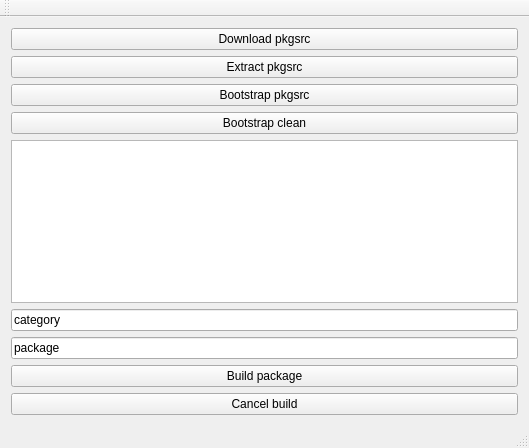
<?xml version="1.0" encoding="UTF-8"?>
<ui version="4.0">
 <class>DracoPKG</class>
 <widget class="QMainWindow" name="DracoPKG">
  <property name="geometry">
   <rect>
    <x>0</x>
    <y>0</y>
    <width>529</width>
    <height>448</height>
   </rect>
  </property>
  <property name="windowTitle">
   <string>DracoPKG</string>
  </property>
  <widget class="QWidget" name="centralWidget">
   <layout class="QVBoxLayout" name="verticalLayout">
    <item>
     <widget class="QPushButton" name="pushButton">
      <property name="text">
       <string>Download pkgsrc</string>
      </property>
     </widget>
    </item>
    <item>
     <widget class="QPushButton" name="pushButton_2">
      <property name="text">
       <string>Extract pkgsrc</string>
      </property>
     </widget>
    </item>
    <item>
     <widget class="QPushButton" name="pushButton_3">
      <property name="text">
       <string>Bootstrap pkgsrc</string>
      </property>
     </widget>
    </item>
    <item>
     <widget class="QPushButton" name="pushButton_6">
      <property name="text">
       <string>Bootstrap clean</string>
      </property>
     </widget>
    </item>
    <item>
     <widget class="QPlainTextEdit" name="plainTextEdit"/>
    </item>
    <item>
     <widget class="QLineEdit" name="lineEdit">
      <property name="text">
       <string>category</string>
      </property>
     </widget>
    </item>
    <item>
     <widget class="QLineEdit" name="lineEdit_2">
      <property name="text">
       <string>package</string>
      </property>
     </widget>
    </item>
    <item>
     <widget class="QPushButton" name="pushButton_4">
      <property name="text">
       <string>Build package</string>
      </property>
     </widget>
    </item>
    <item>
     <widget class="QPushButton" name="pushButton_5">
      <property name="text">
       <string>Cancel build</string>
      </property>
     </widget>
    </item>
   </layout>
  </widget>
  <widget class="QMenuBar" name="menuBar">
   <property name="geometry">
    <rect>
     <x>0</x>
     <y>0</y>
     <width>529</width>
     <height>25</height>
    </rect>
   </property>
  </widget>
  <widget class="QToolBar" name="mainToolBar">
   <attribute name="toolBarArea">
    <enum>TopToolBarArea</enum>
   </attribute>
   <attribute name="toolBarBreak">
    <bool>false</bool>
   </attribute>
  </widget>
  <widget class="QStatusBar" name="statusBar"/>
 </widget>
 <layoutdefault spacing="6" margin="11"/>
 <resources/>
 <connections/>
</ui>
